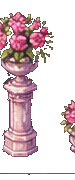
#> input picture assets/reverie_custom/royal_gardens/garden_structures/flower_pedestal.png, 75 x 180 px, found by its file name
$ python make_one_asset.py
#> lines starting #> are read from the running program, lines starting #| are printed output that depends on the picture
from PIL import Image
from pathlib import Path
root=Path(r"C:\Users\quoth\Documents\Default Project\project-fantasy\assets\reverie_custom\royal_gardens")
im=Image.open(root/"garden_structures/flower_pedestal.png").convert("RGBA").crop((0,25,75,165))
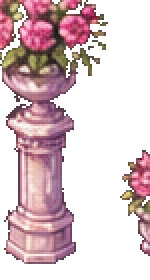
#> im: PIL image 75x140 RGBA (shown 2 times larger); mean R, G, B, A 73.7, 51.6, 56.2, 110.1; transparent parts drawn white
# alpha trim only
bb=im.getchannel("A").getbbox()
#> bb = (0, 0, 75, 132)
if bb: im=im.crop(bb)
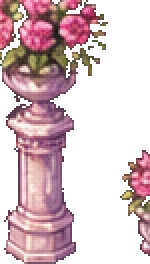
#> im: PIL image 75x132 RGBA (shown 2 times larger); mean R, G, B, A 78.1, 54.8, 59.6, 116.8; transparent parts drawn white
out=root/"production"; out.mkdir(exist_ok=True)
im.save(out/"flower_pedestal.png")

$ run again, with assets/reverie_custom/royal_gardens/garden_structures/robed_statue.png copied over assets/reverie_custom/royal_gardens/garden_structures/flower_pedestal.png
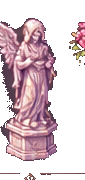
#> input picture assets/reverie_custom/royal_gardens/garden_structures/robed_statue.png, 85 x 180 px, found by its file name
#> `im=Image.open(root/"garden_structures/flower_pedestal.png").convert("R..`:
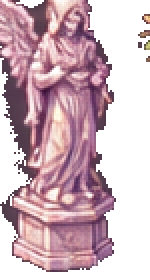
#> im: PIL image 75x140 RGBA (shown 2 times larger); mean R, G, B, A 105, 77.8, 87.4, 153.9; transparent parts drawn white
#> bb = (0, 0, 75, 136)
#> `if bb: im=im.crop(bb)`:
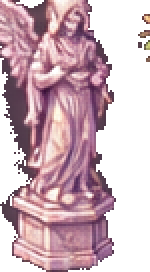
#> im: PIL image 75x136 RGBA (shown 2 times larger); mean R, G, B, A 108.1, 80.1, 89.9, 158.4; transparent parts drawn white

$ run again, with assets/reverie_custom/royal_gardens/garden_structures/rose_arch.png copied over assets/reverie_custom/royal_gardens/garden_structures/flower_pedestal.png
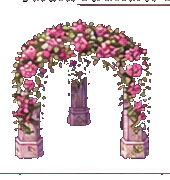
#> input picture assets/reverie_custom/royal_gardens/garden_structures/rose_arch.png, 170 x 180 px, found by its file name
#> `im=Image.open(root/"garden_structures/flower_pedestal.png").convert("R..`:
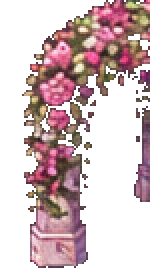
#> im: PIL image 75x140 RGBA (shown 2 times larger); mean R, G, B, A 65.8, 45.1, 47.2, 109.1; transparent parts drawn white
#> bb = (11, 0, 75, 134)
#> `if bb: im=im.crop(bb)`:
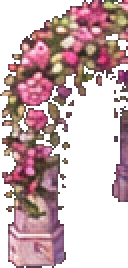
#> im: PIL image 64x134 RGBA (shown 2 times larger); mean R, G, B, A 80.6, 55.2, 57.8, 133.6; transparent parts drawn white
